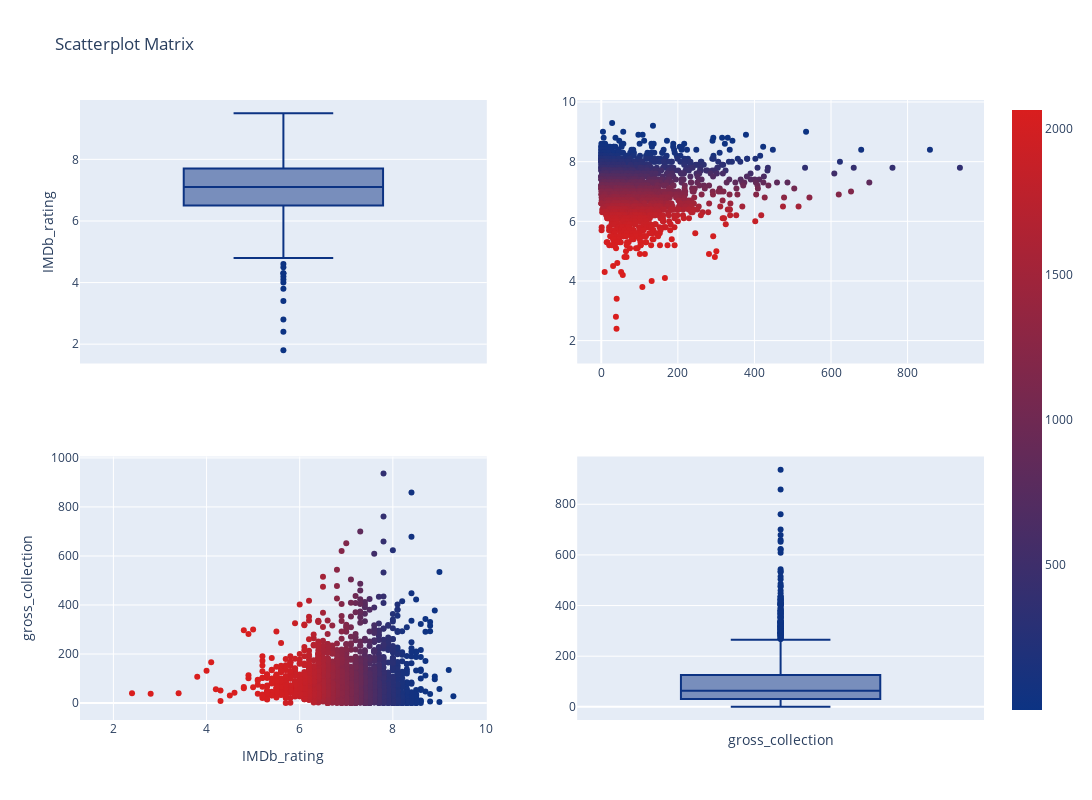

The notebook cell saved with this chart:
### Code cell
import plotly.figure_factory as ff
data1 = data.loc[:,["IMDb_rating","gross_collection"]]
data1["index"] = np.arange(1,len(data1)+1)


fig = ff.create_scatterplotmatrix(data1,diag= "box", index = "index",colormap = "Portland",colormap_type = "cat",
                                height = 800,width=1200)

iplot(fig)

### Figure 1 — Plotly figure (JSON) as saved in the notebook; plotly's stock layout.template omitted (floating-point values rounded to 4 significant figures; data arrays with more than 128 entries replaced by an {"elided": "..."} marker saying what was removed)
{"data": [{"marker": {"color": "rgb(12, 51, 131)"}, "showlegend": false, "type": "box", "xaxis": "x", "y": {"elided": "2066 float values"}, "yaxis": "y"}, {"marker": {"color": {"elided": "2066 int values"}, "colorscale": [[0, "rgb(12, 51, 131)"], [1, "rgb(217, 30, 30)"]], "showscale": true, "size": 6}, "mode": "markers", "showlegend": false, "type": "scatter", "x": {"elided": "2066 float values"}, "xaxis": "x2", "y": {"elided": "2066 float values"}, "yaxis": "y2"}, {"marker": {"color": {"elided": "2066 int values"}, "colorscale": [[0, "rgb(12, 51, 131)"], [1, "rgb(217, 30, 30)"]], "showscale": false, "size": 6}, "mode": "markers", "showlegend": false, "type": "scatter", "x": {"elided": "2066 float values"}, "xaxis": "x3", "y": {"elided": "2066 float values"}, "yaxis": "y3"}, {"marker": {"color": "rgb(12, 51, 131)"}, "showlegend": false, "type": "box", "xaxis": "x4", "y": {"elided": "2066 float values"}, "yaxis": "y4"}], "layout": {"height": 800, "showlegend": true, "title": {"text": "Scatterplot Matrix"}, "width": 1200, "xaxis": {"anchor": "y", "domain": [0, 0.45], "showticklabels": false}, "xaxis2": {"anchor": "y2", "domain": [0.55, 1]}, "xaxis3": {"anchor": "y3", "domain": [0, 0.45], "title": {"text": "IMDb_rating"}}, "xaxis4": {"anchor": "y4", "domain": [0.55, 1], "showticklabels": false, "title": {"text": "gross_collection"}}, "yaxis": {"anchor": "x", "domain": [0.575, 1], "title": {"text": "IMDb_rating"}}, "yaxis2": {"anchor": "x2", "domain": [0.575, 1]}, "yaxis3": {"anchor": "x3", "domain": [0, 0.425], "title": {"text": "gross_collection"}}, "yaxis4": {"anchor": "x4", "domain": [0, 0.425]}}}
